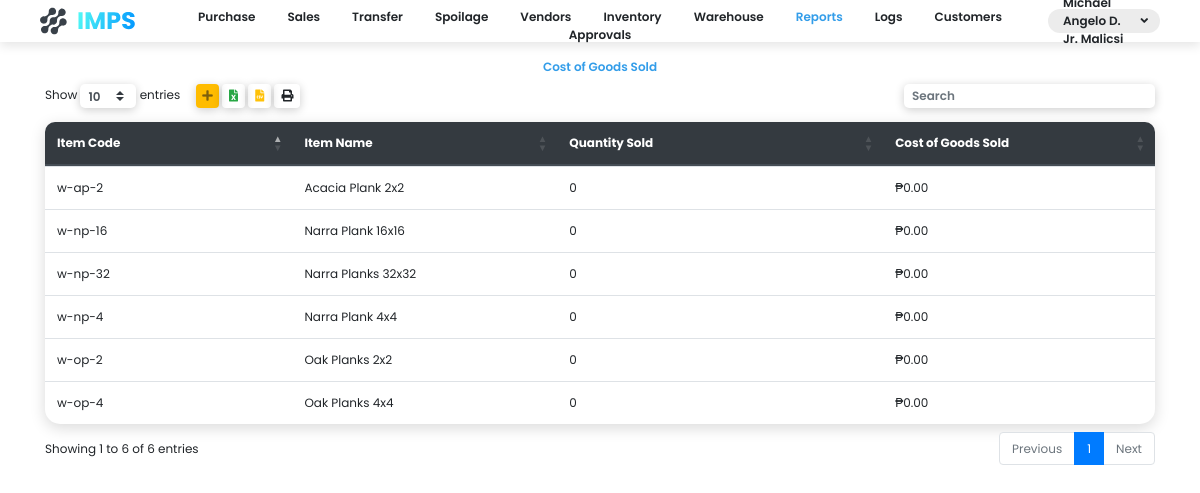
Before: /reports/costofgoodsold/ (signed in) with the older database file.
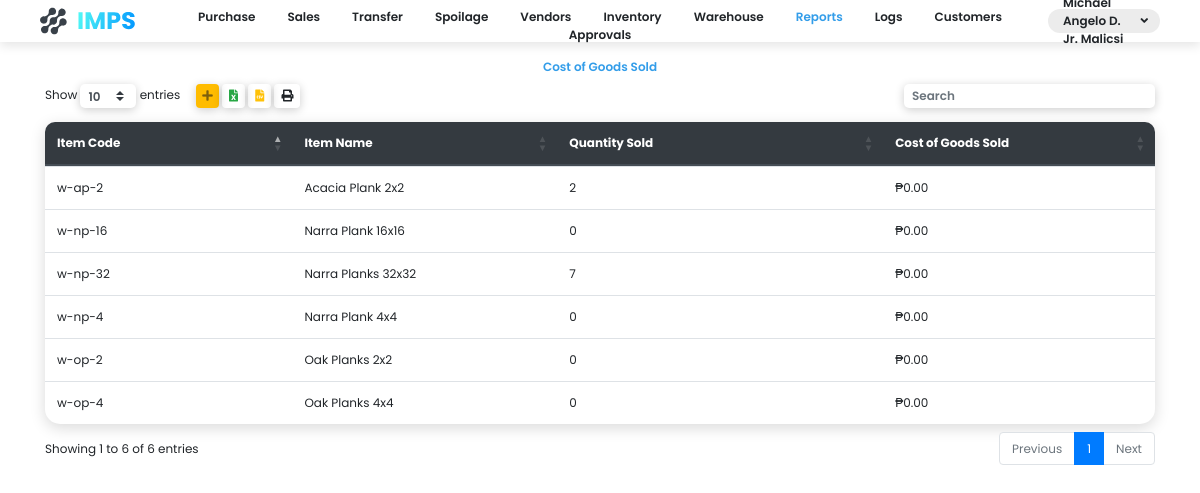
After: the same page with the newer database file.
### app/models.py (models this page shows, shortened)
class User(models.Model):
    first_name = models.CharField(max_length=255)
    last_name = models.CharField(max_length=255)
    position = models.CharField(max_length=255)
    login = models.ForeignKey(Login, on_delete=models.CASCADE)

class Product(models.Model):
    code = models.CharField(max_length=255)
    name = models.CharField(max_length=255)
    description = models.TextField(null=True, blank=True)
    quantity = models.IntegerField()
    cost_per_item = models.DecimalField(max_digits=24, decimal_places=5, null=True, blank=True)
    total_cost = models.DecimalField(max_digits=24, decimal_places=5, null=True, blank=True)
    turnover = models.DecimalField(max_digits=3, decimal_places=2, null=True, blank=True)
    warehouse = models.ForeignKey(Warehouse, on_delete=models.CASCADE, null=True, blank=True)
    @property
    def cost_sold(self):
        cost_of_good_sold = self.sales_item_set.filter(sales_order__approved=True).aggregate(total=Sum('total_cost'))
        return cost_of_good_sold
    @property
    def quantity_sold(self):
        quantity_sold = self.sales_item_set.filter(sales_order__approved=True).aggregate(total=Sum('sales_quantity'))
        return quantity_sold

### app/views/reports.py (the view)
# urls.py: path('reports/costofgoodsold/', views.costOfGoodSold)
def costOfGoodSold(request):
    if request.session.is_empty():
        return redirect('/login/')
    context = {
        'items': Product.objects.all(),
        'me': User.objects.select_related().get(login__username=request.session.get('username')),
    }
    return render(request, 'costofgoodsold.html', context)

### templates/costofgoodsold.html (shortened to what this page needs)
{% load decimal2 %}
<!DOCTYPE html>
<html lang="en">
<head>
    <link rel="stylesheet" href="https://cdn.jsdelivr.net/npm/bootstrap@4.5.3/dist/css/bootstrap.min.css">
    <link rel="stylesheet" href="https://cdn.datatables.net/buttons/1.6.5/css/buttons.dataTables.min.css">
    <link rel="stylesheet" href="https://cdn.datatables.net/1.10.22/css/dataTables.bootstrap4.min.css">
    <link rel="stylesheet" href="/static/css/style.css">
    <link rel="stylesheet" href="/static/css/fontawesome.all.css">
</head>
<body class="font-size-12">
  <div class="c-nav d-flex font-w-600 mb-3" id="nav">
    <div class="c-nav-item justify-content-start">
      <img src="/static/media/Group 117.svg" class="logo">
    </div>
    <div class="c-nav-item justify-content-end dropdown">
      <div class="nav-name" data-toggle="dropdown">
        <span>{{me.first_name}} {{me.last_name}}</span> <i class="fas fa-angle-down ml-1"></i>
      </div>
    </div>
  </div>
  <div class="d-flex font-w-600 mb-2 justify-content-center">
    <div class="justify-content-center c-nav-links">
        <div onclick="location.href='/reports/costofgoodsold'" class="active">Cost of Goods Sold</div>
    </div>
  </div>
  <div class="container">
    <div id="loader-container" class="d-flex justify-content-center align-items-center">
      <div id="loader"></div>
    </div>
    <table id="table" class="table box-shadow-medium b-tl-radius-10 b-tr-radius-10">
        <thead class="thead-dark">
        <tr class="">
            <th class="b-tl-radius-10" style="border-top: 0px;">Item Code</th>
            <th style="border-top: 0px;">Item Name</th>
            <th style="border-top: 0px;">Quantity Sold</th>
            <th class="b-tr-radius-10" style="border-top: 0px;">Cost of Goods Sold</th>
        </tr>
        </thead>
        <tbody>
        {% for item in items%}
        <tr>
            <td>{{item.code}}</td>
            <td>{{item.name}}</td>
            {% if item.quantity_sold.total == None %}
            <td>0</td>
            {% else %}
            <td>{{item.quantity_sold.total}}</td>
            {% endif %}
            {% if item.cost_sold.total == None%}
            <td>₱0.00</td>
            {% else %}
            <td class="font-w-600">₱{{item.cost_sold.total|decimal}}</td>
            {% endif %}
        </tr>
        {% endfor %}
        </tbody>
    </table>
</body>
{% load sweetify %}
</html>

### static/css/style.css (style rules this page uses)
body { font-family: 'Poppins', sans-serif; min-width: 720px; }
.font-size-12 { font-size: 12px; }
.table { background: #fff; border-radius: 15px; }
.box-shadow-medium { box-shadow: 0px 4px 15px rgba(0,0,0,0.15); }
.font-w-600 { font-weight: 600; }
.b-tl-radius-10 { border-top-left-radius: 10px; }
.b-tr-radius-10 { border-top-right-radius: 10px; }
.c-nav { height: 42px; background: white; box-shadow: 0px 4px 10px rgba(0,0,0,0.10); width: 100%; padding-left:5vh; padding-right: 5vh; }
.c-nav-item { display: inline-flex; align-items: center; width: 10%; }
.c-nav-links, .navbar-nav, .navbar { display: inline-flex; align-items: center; width: 80%; }
.c-nav-links div { transition: .1s; padding-left: 14px; padding-right: 14px; cursor: pointer; height: 100%; display: flex; align-items: center; }
.active { color: #339DE9; }
.logo { cursor: pointer; }
.nav-name { display: flex; height: 24px; background: #ECECEC; padding: 0px 12px 0px 15px; align-items: center; border-radius: 12px; cursor: pointer; }
#table { display: none; }
#loader { border: 8px solid #f3f3f3; border-top: 8px solid #3498db; border-radius: 50%; width: 40px; height: 40px; animation: spin 2s linear infinite; margin-top: 200px; }
#loader-container { display: none; }

Changed rows visible on the page:
changed Product "w-ap-2": quantity_sold.total (not shown) → "2"; no longer shows "0"
changed Product "w-np-32": quantity_sold.total (not shown) → "7"; no longer shows "0"
